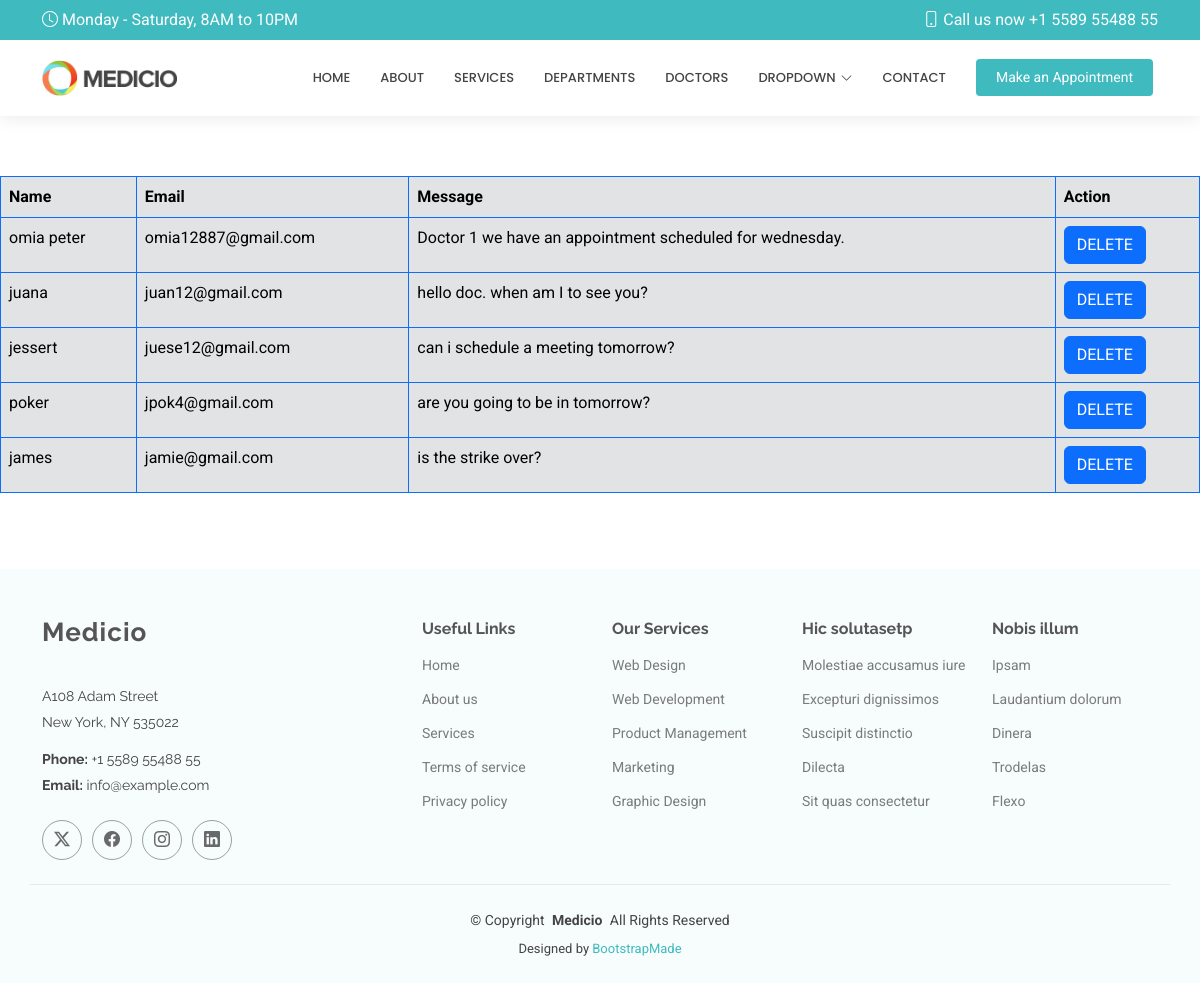
The app's page /wow/ with its own data.
### myapp/models.py (models this page shows, shortened)
class Contact(models.Model):
    name = models.CharField(max_length=200)
    email = models.EmailField()
    subject = models.CharField(max_length=20)
    message = models.TextField()

### myapp/views.py (the view)
# urls.py: path('wow/', views.wow,name='wow'),
def wow(request):
    cont= Contact.objects.all()
    return render(request, 'wow.html', {'contact' :cont})

### templates/wow.html
{% extends 'starter-page.html' %}
{% load static %}
{% block body %}
    <table class="table table-secondary table-hover table-bordered border-primary">
    <tr>
        <th>Name</th>
        <th>Email</th>
        <th>Message</th>
        <th>Action</th>
    </tr>
    {% for y in  contact%}
        <tr>
            <td>{{ y.name }}</td>
            <td>{{ y.email }}</td>
            <td>{{ y.message }}</td>
            <td>
                <a href="/dele/{{ y.id }}" class="btn btn-primary">DELETE</a>
            </td>
        </tr>
    {% endfor %}
    </table>
{% endblock %}

### templates/starter-page.html (shortened to what this page needs)
<!DOCTYPE html>
<html lang="en">
<head>
    {% load static %}
  <link href="{% static 'assets/vendor/bootstrap/css/bootstrap.min.css' %}" rel="stylesheet">
  <link href="{% static 'assets/vendor/bootstrap-icons/bootstrap-icons.css' %}" rel="stylesheet">
  <link href="{% static 'assets/vendor/aos/aos.css' %}" rel="stylesheet">
  <link href="{% static 'assets/vendor/fontawesome-free/css/all.min.css' %}" rel="stylesheet">
  <link href="{% static 'assets/vendor/glightbox/css/glightbox.min.css' %}" rel="stylesheet">
  <link href="{% static 'assets/vendor/swiper/swiper-bundle.min.css' %}" rel="stylesheet">
  <link href="{% static 'assets/css/main.css' %}" rel="stylesheet">
</head>
<body class="starter-page-page">
  <header id="header" class="header sticky-top">
    <div class="topbar d-flex align-items-center">
      <div class="container d-flex justify-content-center justify-content-md-between">
        <div class="d-none d-md-flex align-items-center">
          <i class="bi bi-clock me-1"></i> Monday - Saturday, 8AM to 10PM
        </div>
        <div class="d-flex align-items-center">
          <i class="bi bi-phone me-1"></i> Call us now +1 5589 55488 55
        </div>
      </div>
    </div>
    <div class="branding d-flex align-items-center">
      <div class="container position-relative d-flex align-items-center justify-content-end">
        <a href="index.html" class="logo d-flex align-items-center me-auto">
          <img src="{% static 'assets/img/logo.png' %}" alt="">
        </a>
        <nav id="navmenu" class="navmenu">
          <ul>
            <li><a href="{% url 'index' %}">Home</a></li>
            <li><a href="{% url 'about' %}">About</a></li>
            <li><a href="{% url 'myservices' %}">Services</a></li>
            <li><a href="{% url 'departments' %}">Departments</a></li>
            <li><a href="{% url 'doctors' %}">Doctors</a></li>
            <li class="dropdown"><a href="#"><span>Dropdown</span> <i class="bi bi-chevron-down toggle-dropdown"></i></a>
            </li>
            <li><a href="{% url 'contact' %}">Contact</a></li>
          </ul>
        </nav>
        <a class="cta-btn" href="{% url 'appointment' %}">Make an Appointment</a>
      </div>
    </div>
  </header>
  <main class="main">
    <section id="starter-section" class="starter-section section">
      {% block body %}
      {% endblock %}
    </section>
  </main>
  <footer id="footer" class="footer light-background">
    <div class="container footer-top">
      <div class="row gy-4">
        <div class="col-lg-4 col-md-6 footer-about">
          <a href="index.html" class="logo d-flex align-items-center">
            <span class="sitename">Medicio</span>
          </a>
          <div class="footer-contact pt-3">
            <p>A108 Adam Street</p>
            <p>New York, NY 535022</p>
            <p class="mt-3"><strong>Phone:</strong> <span>+1 5589 55488 55</span></p>
            <p><strong>Email:</strong> <span>info@example.com</span></p>
          </div>
          <div class="social-links d-flex mt-4">
            <a href=""><i class="bi bi-twitter-x"></i></a>
            <a href=""><i class="bi bi-facebook"></i></a>
            <a href=""><i class="bi bi-instagram"></i></a>
            <a href=""><i class="bi bi-linkedin"></i></a>
          </div>
        </div>
        <div class="col-lg-2 col-md-3 footer-links">
          <h4>Useful Links</h4>
          <ul>
            <li><a href="#">Home</a></li>
            <li><a href="#">About us</a></li>
            <li><a href="#">Services</a></li>
            <li><a href="#">Terms of service</a></li>
            <li><a href="#">Privacy policy</a></li>
          </ul>
        </div>
        <div class="col-lg-2 col-md-3 footer-links">
          <h4>Our Services</h4>
          <ul>
            <li><a href="#">Web Design</a></li>
            <li><a href="#">Web Development</a></li>
            <li><a href="#">Product Management</a></li>
            <li><a href="#">Marketing</a></li>
            <li><a href="#">Graphic Design</a></li>
          </ul>
        </div>
        <div class="col-lg-2 col-md-3 footer-links">
          <h4>Hic solutasetp</h4>
          <ul>
            <li><a href="#">Molestiae accusamus iure</a></li>
            <li><a href="#">Excepturi dignissimos</a></li>
            <li><a href="#">Suscipit distinctio</a></li>
            <li><a href="#">Dilecta</a></li>
            <li><a href="#">Sit quas consectetur</a></li>
          </ul>
        </div>
        <div class="col-lg-2 col-md-3 footer-links">
          <h4>Nobis illum</h4>
          <ul>
            <li><a href="#">Ipsam</a></li>
            <li><a href="#">Laudantium dolorum</a></li>
            <li><a href="#">Dinera</a></li>
            <li><a href="#">Trodelas</a></li>
            <li><a href="#">Flexo</a></li>
          </ul>
        </div>
      </div>
    </div>
    <div class="container copyright text-center mt-4">
      <p>© <span>Copyright</span> <strong class="px-1 sitename">Medicio</strong> <span>All Rights Reserved</span></p>
      <div class="credits">
        Designed by <a href="https://bootstrapmade.com/">BootstrapMade</a>
      </div>
    </div>
  </footer>
</body>
</html>

### static/assets/css/main.css (style rules this page uses)
:root { --default-font: "Roboto", system-ui, -apple-system, "Segoe UI", Roboto, "Helvetica Neue", Arial, "Noto Sans", "Liberation Sans", sans-serif, "Apple Color Emoji", "Segoe UI Emoji", "Segoe UI Symbol", "Noto Color Emoji"; --heading-font: "Raleway", sans-serif; --nav-font: "Poppins", sans-serif; }
:root { --background-color: #ffffff; --default-color: #444444; --heading-color: #555555; --accent-color: #3fbbc0; --surface-color: #ffffff; --contrast-color: #ffffff; }
:root { --nav-color: #444444; --nav-hover-color: #3fbbc0; --nav-mobile-background-color: #ffffff; --nav-dropdown-background-color: #ffffff; --nav-dropdown-color: #444444; --nav-dropdown-hover-color: #3fbbc0; }
.light-background { --background-color: #f7fcfc; --surface-color: #ffffff; }
:root { scroll-behavior: smooth; }
body { color: var(--default-color); background-color: var(--background-color); font-family: var(--default-font); }
a { color: var(--accent-color); text-decoration: none; transition: 0.3s; }
h1, h2, h3, h4, h5, h6 { color: var(--heading-color); font-family: var(--heading-font); }
.header { color: var(--default-color); background-color: var(--background-color); transition: all 0.5s; z-index: 997; box-shadow: 0px 0 18px rgba(0, 0, 0, 0.1); }
.header .topbar { background-color: var(--accent-color); color: var(--contrast-color); height: 40px; padding: 0; transition: all 0.5s; }
.header .branding { min-height: 60px; padding: 10px 0; }
.header .logo { line-height: 1; }
.header .logo img { max-height: 36px; margin-right: 8px; }
.header .cta-btn, .header .cta-btn:focus { color: var(--contrast-color); background: var(--accent-color); font-size: 14px; padding: 8px 20px; margin: 0 5px 0 30px; border-radius: 4px; transition: 0.3s; }
@media (min-width: 1200px) { .navmenu { padding: 0; } }
@media (min-width: 1200px) { .navmenu ul { margin: 0; padding: 0; display: flex; list-style: none; align-items: center; } }
@media (min-width: 1200px) { .navmenu li { position: relative; } }
@media (min-width: 1200px) { .navmenu a, .navmenu a:focus { color: var(--nav-color); padding: 18px 15px; font-size: 13px; font-family: var(--nav-font); font-weight: 500; text-transform: uppercase; display: flex; align-items: center; justify-content: space-between; white-space: nowrap; transition: 0.3s; } }
@media (min-width: 1200px) { .navmenu a i, .navmenu a:focus i { font-size: 12px; line-height: 0; margin-left: 5px; transition: 0.3s; } }
@media (min-width: 1200px) { .navmenu li:last-child a { padding-right: 0; } }
.footer { color: var(--default-color); background-color: var(--background-color); font-size: 14px; position: relative; }
.footer .footer-top { padding-top: 50px; }
.footer .footer-about .logo { line-height: 1; margin-bottom: 25px; }
.footer .footer-about .logo span { color: var(--heading-color); font-family: var(--heading-font); font-size: 26px; font-weight: 700; letter-spacing: 1px; }
.footer .footer-about p { font-size: 14px; font-family: var(--heading-font); }
.footer .social-links a { display: flex; align-items: center; justify-content: center; width: 40px; height: 40px; border-radius: 50%; border: 1px solid color-mix(in srgb, var(--default-color), transparent 50%); font-size: 16px; color: color-mix(in srgb, var(--default-color), transparent 20%); margin-right: 10px; transition: 0.3s; }
.footer h4 { font-size: 16px; font-weight: bold; position: relative; padding-bottom: 12px; }
.footer .footer-links { margin-bottom: 30px; }
.footer .footer-links ul { list-style: none; padding: 0; margin: 0; }
.footer .footer-links ul li { padding: 10px 0; display: flex; align-items: center; }
.footer .footer-links ul li:first-child { padding-top: 0; }
.footer .footer-links ul a { color: color-mix(in srgb, var(--default-color), transparent 30%); display: inline-block; line-height: 1; }
.footer .footer-contact p { margin-bottom: 5px; }
.footer .copyright { padding: 25px 0; border-top: 1px solid color-mix(in srgb, var(--default-color), transparent 90%); }
.footer .copyright p { margin-bottom: 0; }
.footer .credits { margin-top: 8px; font-size: 13px; }
section, .section { color: var(--default-color); background-color: var(--background-color); padding: 60px 0; scroll-margin-top: 120px; overflow: clip; }

### records on screen
Contact: name "omia peter", email "omia12887@gmail.com", message "Doctor 1 we have an appointment scheduled for wednesday."
Contact: name "juana", email "juan12@gmail.com", message "hello doc. when am I to see you?"
Contact: name "jessert", email "juese12@gmail.com", message "can i schedule a meeting tomorrow?"
Contact: name "poker", email "jpok4@gmail.com", message "are you going to be in tomorrow?"
Contact: name "james", email "jamie@gmail.com", message "is the strike over?"
